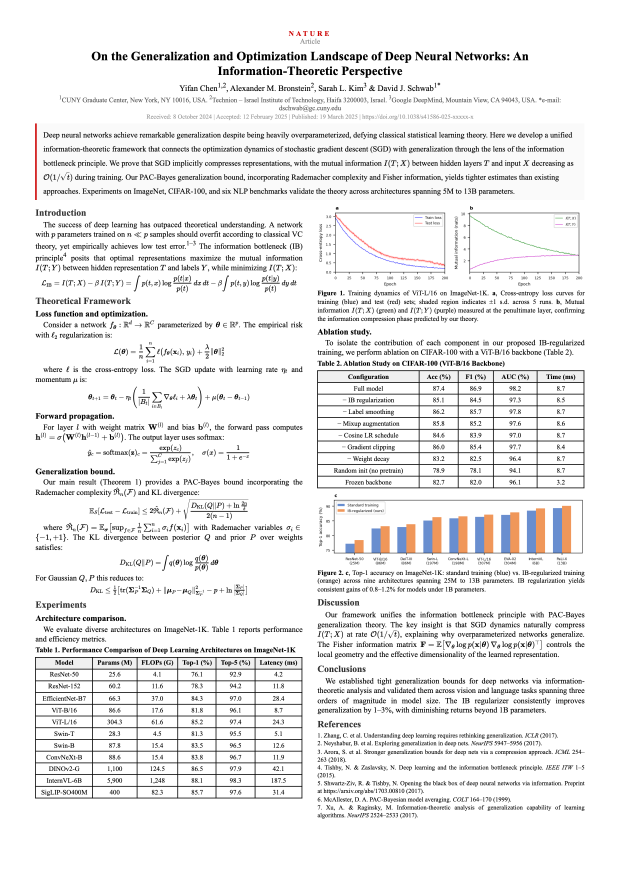
#> input picture assets/samples/01_academic.png, 2481 x 3509 px (shown at 1/4 size)
$ python apply_degradation_v2.py --src ../../assets/samples --dst out
#> lines starting #> are read from the running program, lines starting #| are printed output that depends on the picture; after the words box and inside, x2 and y2 are one past the last pixel; in counts of white or black regions, pixels touching at a corner belong together
#!/usr/bin/env python3
"""
PureDocBench Digital Degradation Pipeline v2
10 scene-based degradation profiles, GT-preserving only.
"""

import os
import sys
import json
import time
import argparse
import numpy as np
import cv2
from pathlib import Path
from concurrent.futures import ProcessPoolExecutor, as_completed

# ============================================================
# Degradation Operations (pure OpenCV + numpy, no augraphy)
# ============================================================

def add_paper_texture(img, strength=0.3):
    """Add subtle paper grain texture."""
    h, w = img.shape[:2]
    noise = np.random.normal(0, 8 * strength, (h, w)).astype(np.float32)
    noise = cv2.GaussianBlur(noise, (5, 5), 1.5)
    result = img.astype(np.float32)
    for c in range(3):
        result[:, :, c] += noise
    return np.clip(result, 0, 255).astype(np.uint8)


def yellowing(img, strength=0.5):
    """Simulate paper aging / yellowing."""
    overlay = np.full_like(img, [50, 180, 240])  # warm yellow in BGR
    alpha = 0.08 * strength
    result = cv2.addWeighted(img, 1 - alpha, overlay, alpha, 0)
    # Reduce contrast slightly
    result = cv2.convertScaleAbs(result, alpha=1.0 - 0.15 * strength, beta=10 * strength)
    return result


def foxing_spots(img, strength=0.5):
    """Add aged foxing spots (brown dots)."""
    h, w = img.shape[:2]
    n_spots = int(30 * strength)
    result = img.copy()
    for _ in range(n_spots):
        cx, cy = np.random.randint(0, w), np.random.randint(0, h)
        radius = np.random.randint(3, int(8 + 10 * strength))
        color = (
            int(np.random.randint(60, 100)),
            int(np.random.randint(100, 150)),
            int(np.random.randint(150, 200)),
        )
        cv2.circle(result, (cx, cy), radius, color, -1)
        result = cv2.GaussianBlur(result, (5, 5), 1.0)
    return result


def fade_ink(img, strength=0.5):
    """Simulate faded ink / reduced contrast."""
    gray_target = np.full_like(img, 200)
    alpha = 0.3 * strength
    return cv2.addWeighted(img, 1 - alpha, gray_target, alpha, 0)


def book_curl(img, strength=0.5):
    """Simulate book page curl with mesh warp."""
    h, w = img.shape[:2]
    # Create a sinusoidal displacement field
    amplitude = int(15 * strength)
    cols = np.arange(w)
    # Horizontal displacement: stronger near left edge (binding)
    x_shift = amplitude * np.sin(np.pi * cols / w) * (1 - cols / w)
    map_x = np.zeros((h, w), dtype=np.float32)
    map_y = np.zeros((h, w), dtype=np.float32)
    for y in range(h):
        map_x[y, :] = cols + x_shift
        map_y[y, :] = y
    result = cv2.remap(img, map_x, map_y, cv2.INTER_LINEAR, borderMode=cv2.BORDER_REPLICATE)
    return result


def binding_shadow(img, strength=0.5):
    """Add shadow gradient near left edge (book binding)."""
    h, w = img.shape[:2]
    shadow_width = int(w * 0.15 * strength)
    if shadow_width < 5:
        return img
    result = img.astype(np.float32)
    gradient = np.linspace(0.4, 1.0, shadow_width)
    for x in range(shadow_width):
        result[:, x, :] *= gradient[x]
    return np.clip(result, 0, 255).astype(np.uint8)


def bleed_through(img, strength=0.3):
    """Simulate reverse-side text bleeding through."""
    h, w = img.shape[:2]
    flipped = cv2.flip(img, 1)
    gray = cv2.cvtColor(flipped, cv2.COLOR_BGR2GRAY)
    _, thresh = cv2.threshold(gray, 200, 255, cv2.THRESH_BINARY_INV)
    thresh = cv2.GaussianBlur(thresh, (7, 7), 2.0)
    mask = (thresh / 255.0 * 0.08 * strength).astype(np.float32)
    result = img.astype(np.float32)
    for c in range(3):
        result[:, :, c] -= mask * 80
    return np.clip(result, 0, 255).astype(np.uint8)


# [209 lines left out: functions copy_contrast_boost, dirty_drum, generation_loss, thermal_effect, low_quality_print, ink_bleed and 10 more, not called in this run]


# ============================================================
# Scene Profiles
# ============================================================

SCENE_PROFILES = {
    "aged_archive": {
        "description": "Aged archival document: yellowed paper, faded ink, foxing spots",
        "apply": lambda img, s: foxing_spots(
            fade_ink(yellowing(add_paper_texture(img, s), s), s), s
        ),
    },
    "book_binding": {
        "description": "Book page scan: page curl, binding shadow, bleed-through",
        "apply": lambda img, s: bleed_through(
            binding_shadow(book_curl(add_paper_texture(img, s * 0.3), s), s), s
        ),
    },
    "multi_gen_copy": {
        "description": "Multi-generation photocopy: contrast loss, blur, drum marks",
        "apply": lambda img, s: dirty_drum(
            generation_loss(copy_contrast_boost(img, s * 0.5), s), s
        ),
    },
    "fax_thermal": {
        "description": "Fax/thermal print: near-binary, streaks, yellowing",
        "apply": lambda img, s: thermal_effect(img, s),
    },
    "low_quality_print": {
        "description": "Low quality printer: banding, toner shortage, streaks",
        "apply": lambda img, s: low_quality_print(
            add_paper_texture(img, s * 0.3), s
        ),
    },
    "ink_bleed": {
        "description": "Ink bleeding: text spreading, paper absorption",
        "apply": lambda img, s: add_paper_texture(
            ink_bleed(img, s), s * 0.5
        ),
    },
    "heavy_compression": {
        "description": "Heavy JPEG compression + resolution loss",
        "apply": lambda img, s: jpeg_compress(
            resolution_downup(img, max(0.3, 1.0 - 0.5 * s)),
            max(15, int(80 - 60 * s))
        ),
    },
    "uneven_lighting": {
        "description": "Strong uneven lighting with vignette and overexposure",
        "apply": lambda img, s: vignette(
            uneven_lighting(img, s), s
        ),
    },
    "geometric_distort": {
        "description": "Perspective + barrel distortion + rotation",
        "apply": lambda img, s: rotation(
            barrel_distortion(perspective_warp(img, s), s * 0.5),
            max_angle=1.0 + 3.0 * s
        ),
    },
    "noise_blur_combo": {
        "description": "Heavy noise + motion blur + color temperature shift",
        "apply": lambda img, s: color_temp_shift(
            motion_blur(
                gaussian_noise(img, sigma=int(10 + 30 * s)),
                ksize=max(3, int(3 + 8 * s)),
                angle=np.random.uniform(0, 180)
            ),
            shift=np.random.choice(['warm', 'cool'])
        ),
    },
}

SEVERITY_MAP = {
    "mild": 0.3,
    "moderate": 0.6,
    "severe": 0.9,
}


def process_single(args):
    """Process a single image with a given scene and severity."""
    src_path, dst_path, param_path, scene_name, severity_val = args
    try:
        img = cv2.imread(str(src_path), cv2.IMREAD_COLOR)
        if img is None:
            return f"FAIL: cannot read {src_path}"

        profile = SCENE_PROFILES[scene_name]
        degraded = profile["apply"](img, severity_val)

        os.makedirs(os.path.dirname(dst_path), exist_ok=True)
        cv2.imwrite(str(dst_path), degraded)

        # Save params
        os.makedirs(os.path.dirname(param_path), exist_ok=True)
        params = {
            "source": str(src_path),
            "scene": scene_name,
            "severity": severity_val,
            "description": profile["description"],
        }
        with open(str(param_path), 'w') as f:
            json.dump(params, f, ensure_ascii=False, indent=2)

        return f"OK: {os.path.basename(dst_path)}"
    except Exception as e:
        return f"FAIL: {src_path} -> {e}"


def main():
    parser = argparse.ArgumentParser(description="PureDocBench Degradation Pipeline")
    parser.add_argument("--src", required=True, help="Source image directory")
    parser.add_argument("--dst", required=True, help="Output directory")
    parser.add_argument("--scenes", nargs="+", default=list(SCENE_PROFILES.keys()),
                        help="Scenes to apply (default: all)")
    parser.add_argument("--severity", default="moderate", choices=list(SEVERITY_MAP.keys()),
                        help="Severity level")
    parser.add_argument("--workers", type=int, default=8, help="Parallel workers")
    parser.add_argument("--limit", type=int, default=0, help="Limit number of images (0=all)")
    args = parser.parse_args()

    src_root = Path(args.src)
    dst_root = Path(args.dst)
    severity_val = SEVERITY_MAP[args.severity]

    # Collect all source images
    all_images = sorted(src_root.rglob("*.png"))
    if args.limit > 0:
        all_images = all_images[:args.limit]

    print(f"Source: {src_root}")
    print(f"Found {len(all_images)} images")
    print(f"Scenes: {args.scenes}")
    print(f"Severity: {args.severity} ({severity_val})")
    print(f"Workers: {args.workers}")

    # Assign scenes round-robin
    scene_list = args.scenes
    tasks = []
    for i, src_path in enumerate(all_images):
        rel = src_path.relative_to(src_root)
        scene = scene_list[i % len(scene_list)]
        stem = src_path.stem
        suffix = f"__{scene}"

        dst_path = dst_root / scene / rel.parent / f"{stem}{suffix}.png"
        param_path = dst_root / "params" / scene / rel.parent / f"{stem}{suffix}.json"
        tasks.append((str(src_path), str(dst_path), str(param_path), scene, severity_val))

    print(f"\nTotal tasks: {len(tasks)}")
    print(f"Starting...")

    t0 = time.time()
    done = 0
    fail = 0
    with ProcessPoolExecutor(max_workers=args.workers) as executor:
        futures = [executor.submit(process_single, t) for t in tasks]
#> in process_single, img is the input picture: shape (3509, 2481, 3); mean B, G, R 236.4, 236.4, 236.8
#> in fade_ink, `gray_target = np.full_like(img, 200)`: gray_target: shape (3509, 2481, 3); every value is 200
#> in foxing_spots, `h, w = img.shape[:2]`: h = 3509; w = 2481
#> the loop in foxing_spots, `for _ in range(n_spots):` made 18 passes
#> (cx, cy) on passes 1 to 12: (88, 799), (1952, 120), (1333, 2116), (1217, 628), (2239, 944), (1509, 2278), (339, 436), (581, 322), (161, 1344), (2293, 2804), (557, 358), (528, 1020)
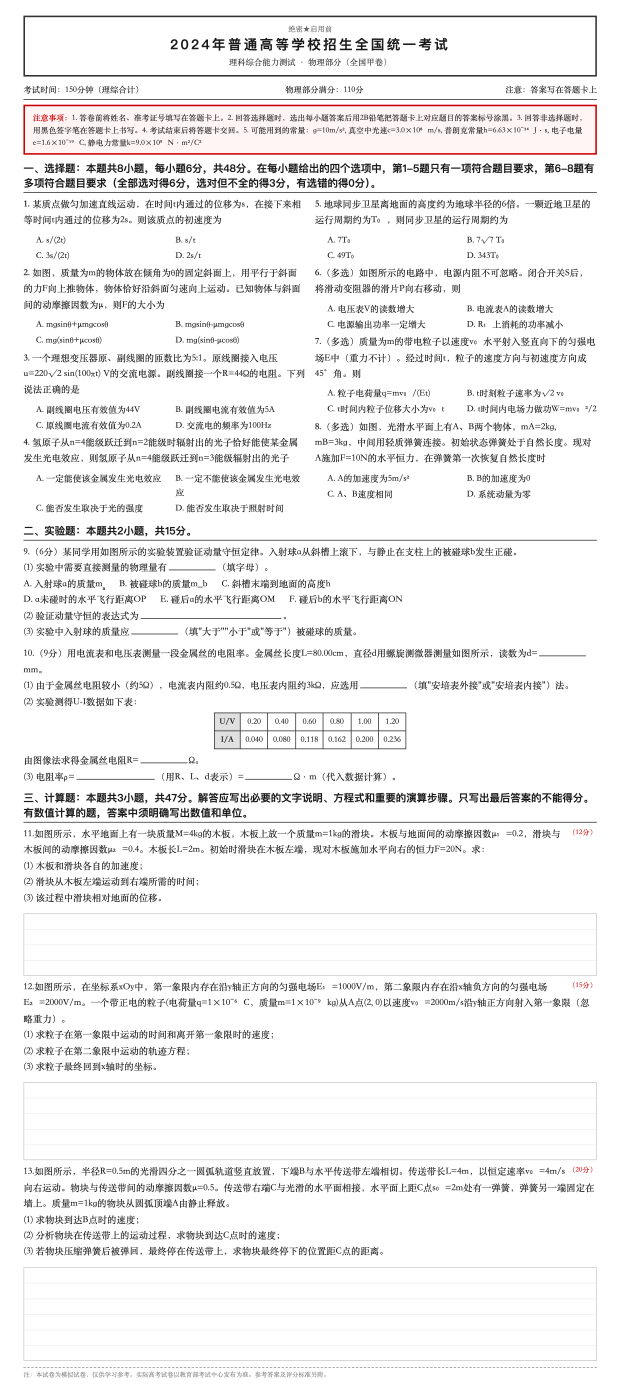
#> input picture assets/samples/02_education.png, 2481 x 5581 px (shown at 1/4 size)
#> in process_single, img is the input picture: shape (5581, 2481, 3); mean B, G, R 240.6, 240.6, 241.4
#> call 2 of add_paper_texture, with strength = 0.18
#> in add_paper_texture (call 2), `noise = cv2.GaussianBlur(noise, (5, 5), 1.5)`:
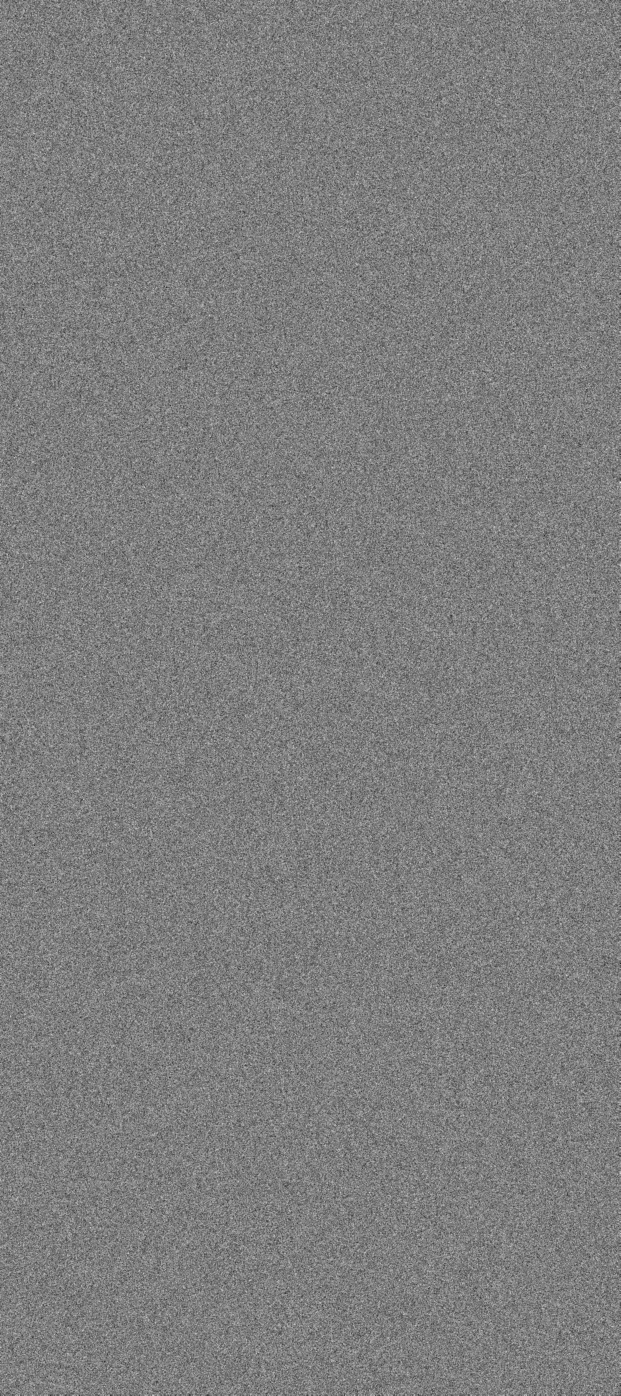
#> noise: shape (5581, 2481) float32 (shown at 1/4 size); min -1.77, max 1.8, mean -0.0005; drawn with min black and max white
#> in book_curl, `h, w = img.shape[:2]`: h = 5581; w = 2481
#> in book_curl, `x_shift = amplitude * np.sin(np.pi * cols / w) * (1 - cols / w)`: x_shift = 2481 values, max 5.21 at index 879, min 0 at index 0, mean 2.86
#> after the loop in book_curl, `for y in range(h):`:
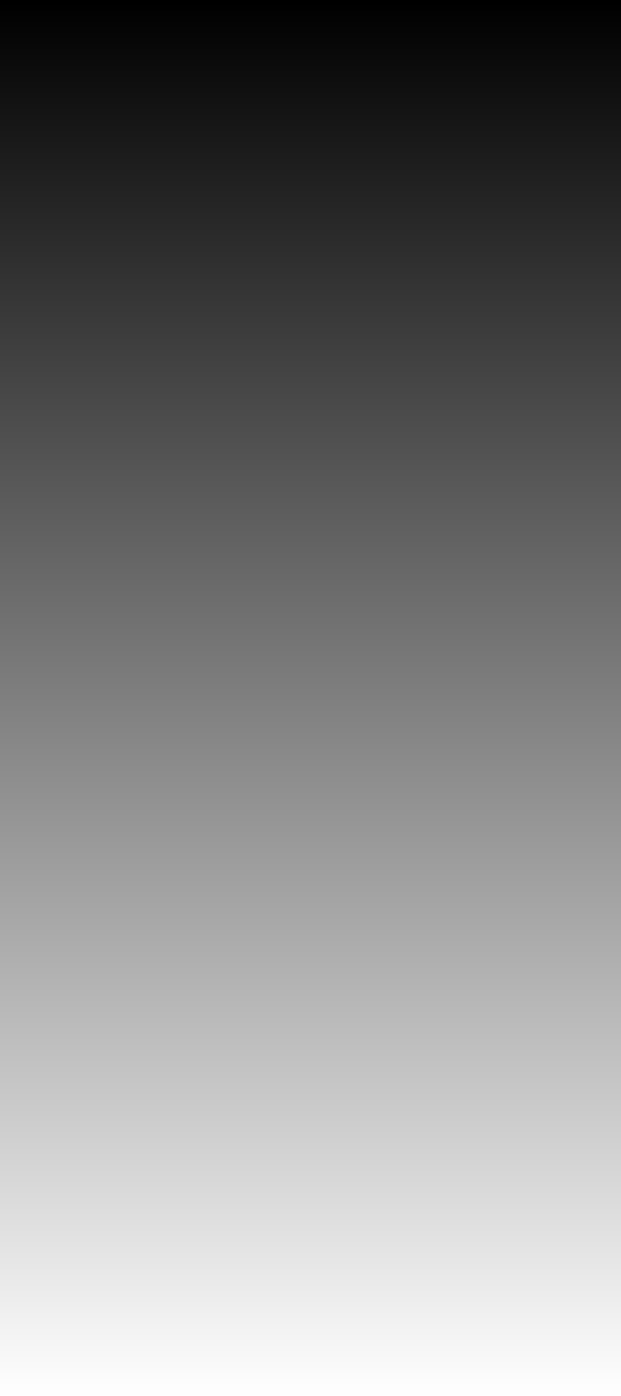
#> map_y: shape (5581, 2481) float32 (shown at 1/4 size); min 0, max 5580, mean 2790; drawn with min black and max white
#> in binding_shadow, `h, w = img.shape[:2]`: h = 5581; w = 2481
#> in binding_shadow, `shadow_width = int(w * 0.15 * strength)`: shadow_width = 223
#> after the loop in binding_shadow, `for x in range(shadow_width):`:
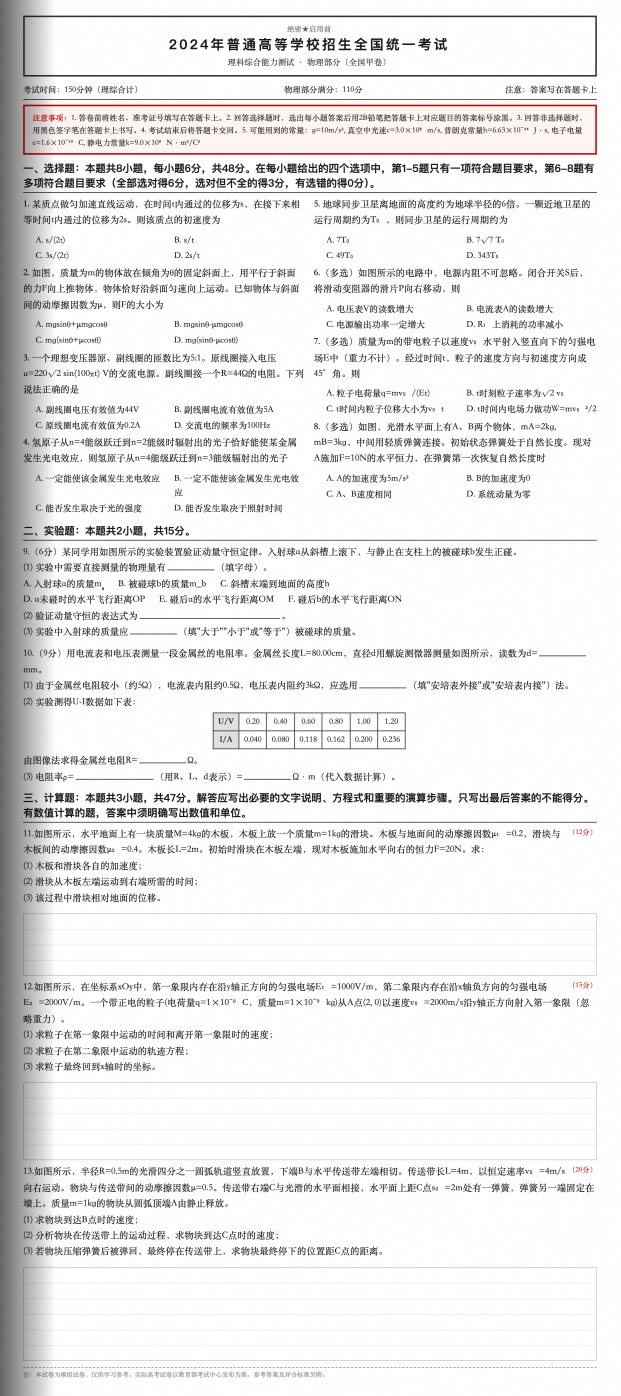
#> result: shape (5581, 2481, 3) float32 (shown at 1/4 size); mean of channels 0, 1, 2 235.7, 235.7, 236.4; drawn as B, G, R
#> in bleed_through, `h, w = img.shape[:2]`: h = 5581; w = 2481
#> in bleed_through, `_, thresh = cv2.threshold(gray, 200, 255, cv2.THRESH_BINARY_INV)`: thresh: shape (5581, 2481); 13.1% white; 3295 white regions (91 under 20 px), largest, box (x1, y1, x2, y2) and area: (93, 0, 2481, 5581) 922559, (859, 2850, 1630, 2997) 11190, (1361, 2472, 1924, 2475) 1689
#> in bleed_through, `thresh = cv2.GaussianBlur(thresh, (7, 7), 2.0)`:
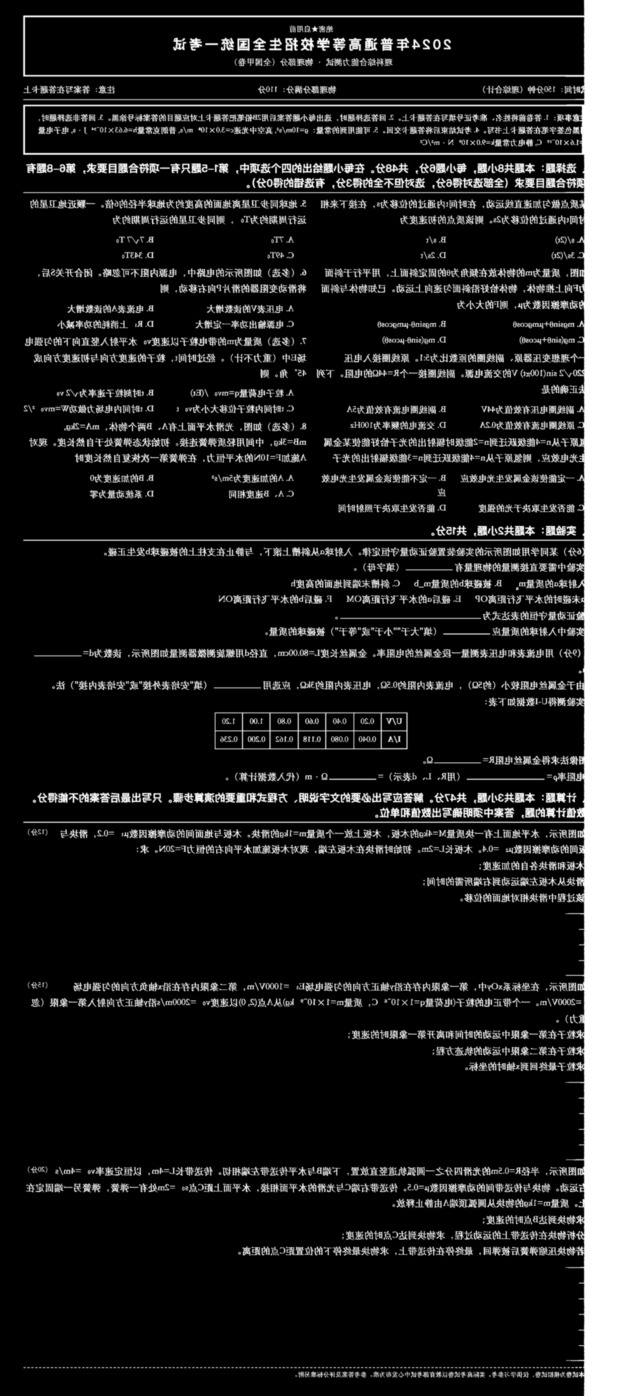
#> thresh: shape (5581, 2481) (shown at 1/4 size); min 0, max 255, mean 33.5
        for future in as_completed(futures):
            result = future.result()
            if result.startswith("FAIL"):
                fail += 1
                print(result)
            else:
                done += 1
            if done % 100 == 0:
                elapsed = time.time() - t0
                speed = done / elapsed
                eta = (len(tasks) - done) / speed if speed > 0 else 0
                print(f"  [{done}/{len(tasks)}] {speed:.1f} img/s, ETA {eta:.0f}s")

    elapsed = time.time() - t0
    print(f"\nDone: {done} ok, {fail} fail, {elapsed:.1f}s total")

    # Write manifest
    manifest = {
        "source": str(src_root),
        "output": str(dst_root),
        "scenes": args.scenes,
        "severity": args.severity,
        "severity_val": severity_val,
        "total_images": len(all_images),
        "total_outputs": done,
        "failed": fail,
        "elapsed_seconds": round(elapsed, 1),
    }
    manifest_path = dst_root / "manifest.json"
    os.makedirs(dst_root, exist_ok=True)
    with open(manifest_path, 'w') as f:
        json.dump(manifest, f, indent=2)
    print(f"Manifest: {manifest_path}")


if __name__ == "__main__":
    main()
